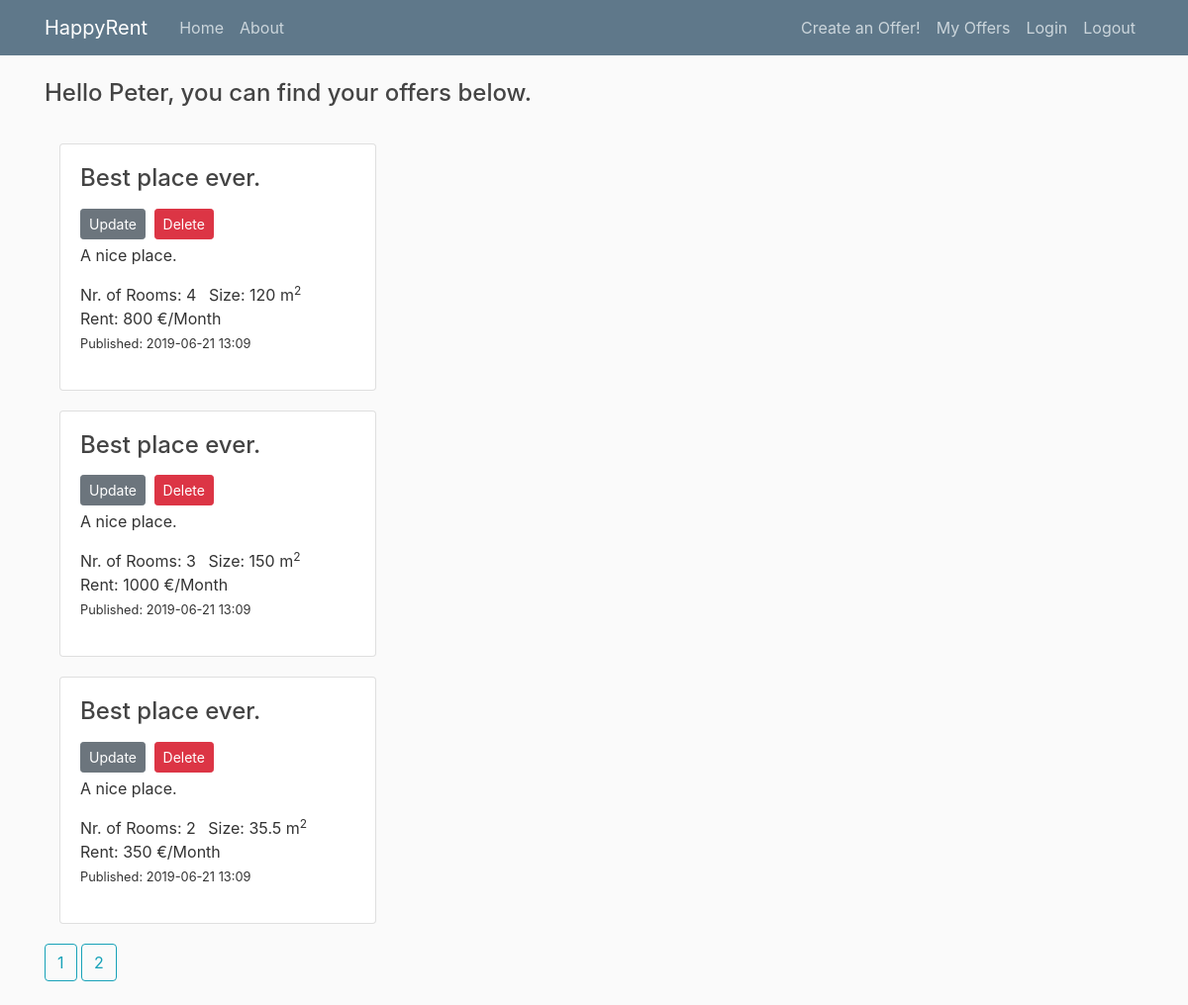
Page /current_user/items (signed in) on the earlier database version.
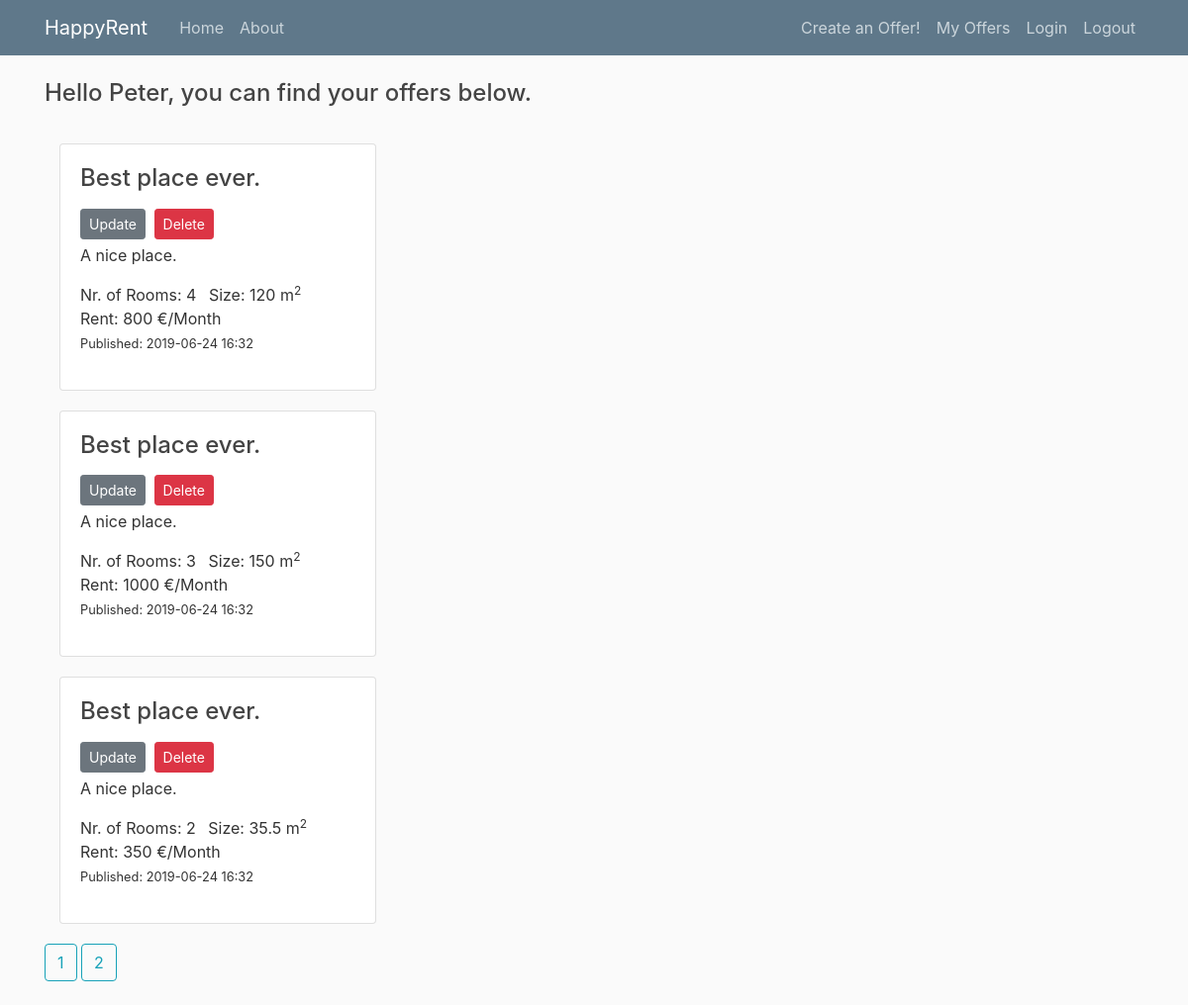
Same page on the later database version.
### property_project/db_models.py (models this page shows, shortened)
class PropertyItem(db.Model):
    __tablename__ = 'property_item'
    id = db.Column(db.Integer, primary_key=True)
    title = db.Column(db.String(100), nullable=False,
                      default="Best place ever.")
    date_posted = db.Column(db.DateTime, nullable=False,
                            default=datetime.datetime.utcnow)
    description = db.Column(db.String(250), default="A nice place.")
    rent = db.Column(db.Integer)  # (db.Numeric(6,2))
    rooms = db.Column(db.Integer, default=1)  # default=set_default_rooms
    size = db.Column(db.Integer)  # (db.Numeric(6,1))
    property_id = db.Column(db.Integer, ForeignKey('property_type.id'))
    property_type = db.relationship('PropertyType')
    user_id = db.Column(db.Integer, db.ForeignKey('user.id'), nullable=False)

### property_project/routes.py (the view)
@app.route("/current_user/items")
def current_user_items():
    page = request.args.get('page', 1, type=int)  # for pagination
    user = User.query.filter_by(username=current_user.username).first_or_404()
    prop_items = PropertyItem.query.filter_by(author=user)\
        .order_by(PropertyItem.date_posted.desc())\
        .paginate(page=page, per_page=3)
    return render_template('current_user_items.html', prop_items=prop_items, user=user)

### property_project/routes.py (called while the page is built)
@login_manager.user_loader
def load_user(user_id):
    return User.query.get(int(user_id))

### property_project/templates/current_user_items.html (shortened to what this page needs)
{% extends "layout.html" %}
{% block content %}
<h4 class="mb-3">Hello {{ current_user.username }}, you can find your offers below.</h4>
<div class="gap-20"></div>
<div class="card-deck-wrapper">
    <div class="card-deck">
        <div class="col-md-6">
            {% for prop_item in prop_items.items %}
            <div class="card">
                <div class="card-body">
                    <h4 class="card-title">{{ prop_item.title }}</h4>
                    <div>
                        <a class="btn btn-secondary btn-sm mt-1 mb-1" href="{{ url_for('update_item', item_id=prop_item.id) }}">Update</a>
                        <button type="button" class="btn btn-danger btn-sm m-1" data-toggle="modal" data-target="#deleteModal">Delete</button>
                    </div>
                    <p class="card-text">{{ prop_item.description }}</p>
                    <ul class="list-inline">
                        <li class="list-inline-item">Nr. of Rooms: {{ prop_item.rooms }} </li>
                        <li class="list-inline-item">Size: {{ prop_item.size }} m<sup>2</sup></li>
                        <li class="list-inline-item">Rent: {{ prop_item.rent }} €/Month</li>
                        <small>
                            <li class="list-inline-item">Published: {{ prop_item.date_posted.strftime('%Y-%m-%d %H:%M') }} </li>
                        </small>
                    </ul>
                </div>
            </div>
            <div class="gap-20"></div>
            {% endfor %}
            {% for page_num in prop_items.iter_pages(left_edge=1, right_edge=1, left_current=1, right_current=2)%}
                {% if page_num %}
                {% if prop_items.page == page_num %}
                    <a class="btn btn-outline-info mb-4" href="{{ url_for('user_items', username=user.username, page = page_num) }}">
                        {{ page_num }}
                    </a>
                {% else %}
                    <a class="btn btn-outline-info mb-4" href="{{ url_for('user_items', username=user.username, page = page_num) }}">
                        {{ page_num }}
                    </a>
                {% endif %}
                {% else %}
                ...
                {% endif %}
            {% endfor %}
        </div>
    </div>
</div>
{% endblock content %}

Differences in the rows shown:
changed PropertyItem (number 1 of 3 on the later page): date_posted "2019-06-21 13:09" → "2019-06-24 16:32"
changed PropertyItem (number 2 of 3 on the later page): date_posted "2019-06-21 13:09" → "2019-06-24 16:32"
changed PropertyItem (number 3 of 3 on the later page): date_posted "2019-06-21 13:09" → "2019-06-24 16:32"
